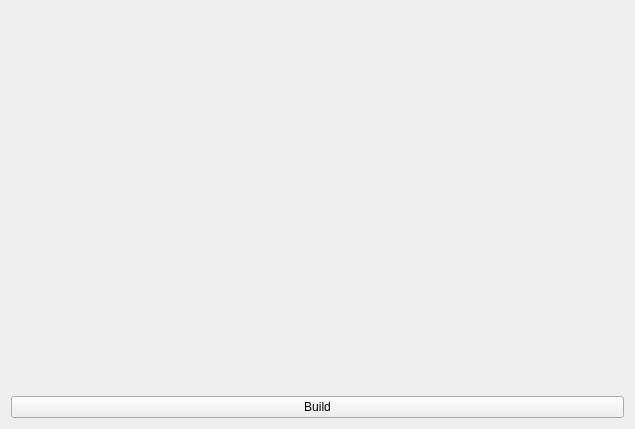
<?xml version="1.0" encoding="UTF-8"?>
<ui version="4.0">
 <class>LReleasePageControler</class>
 <widget class="QWidget" name="LReleasePageControler">
  <property name="geometry">
   <rect>
    <x>0</x>
    <y>0</y>
    <width>635</width>
    <height>429</height>
   </rect>
  </property>
  <property name="windowTitle">
   <string>Form</string>
  </property>
  <layout class="QGridLayout" name="gridLayout">
   <item row="1" column="0">
    <widget class="QPushButton" name="pushButtonBuild">
     <property name="text">
      <string>Build</string>
     </property>
    </widget>
   </item>
   <item row="0" column="0">
    <widget class="ProjectVue" name="widgetProjectVue" native="true"/>
   </item>
  </layout>
 </widget>
 <customwidgets>
  <customwidget>
   <class>ProjectVue</class>
   <extends>QWidget</extends>
   <header>src/lupdate/projectvue.h</header>
   <container>1</container>
  </customwidget>
 </customwidgets>
 <resources/>
 <connections/>
</ui>
